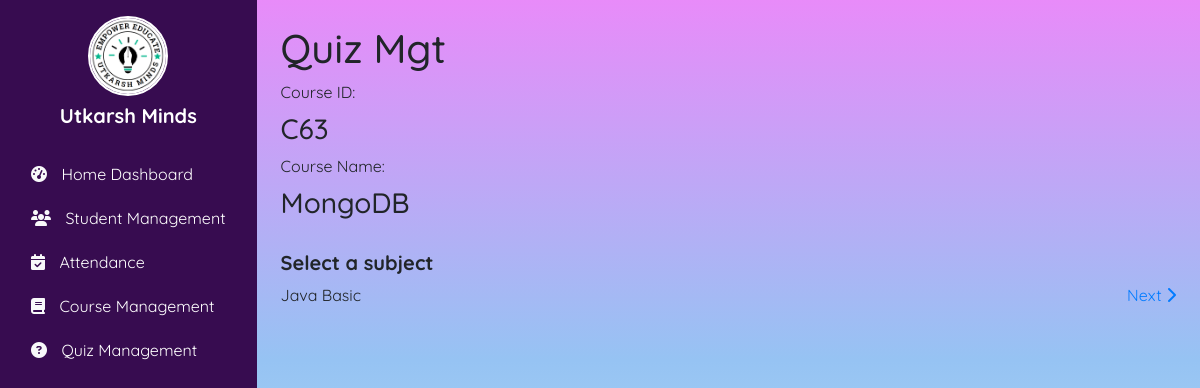
The page /quizmgt/subject_select/C63 on the database as committed earlier.
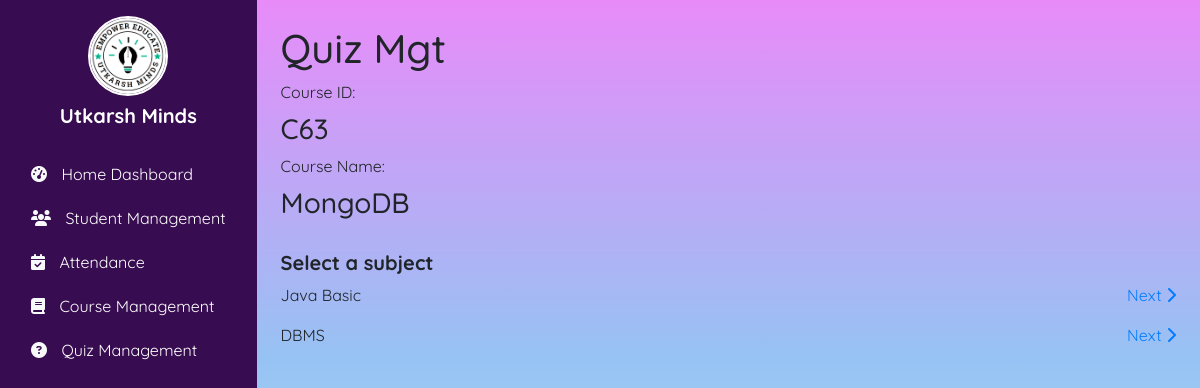
The same page on the database as committed later.
### coursemgt/models.py (models this page shows)
class Subject(models.Model):
    sb_id = models.TextField(primary_key=True)
    sbname = models.CharField(max_length=255)
    courses = models.ManyToManyField(Course, related_name='subjects')
    def __str__(self):
        return self.sbname

### quizmgt/views.py (the view)
# urls.py: path("subject_select/<str:c_id>", views.subject_select),
def subject_select(request, c_id):
    c=Course.objects.get(pk=c_id)
    subjects= c.subjects.all()
    return render(request, 'quizmgt/subject_select.html', {'c': c, 'subjects':subjects})

### dump/quizmgt/templates/quizmgt/subject_select.html (shortened to what this page needs)
{% extends "base.html" %}
{% block body %}
<h1>Quiz Mgt</h1>
    <label for="cid">Course ID: </label>
    <h3>{{c.c_id}}</h3>
    <label for="cname">Course Name: </label>
    <h3>{{c.cname}}</h3>
    <br>
    <h5>Select a subject</h5>
    <div class="list-group">
        {% for s in subjects %}
        <div class="d-flex justify-content-between align-items-center mb-3 course-list-item">
            <span>{{s}}</span>
            <a href="/quizmgt/student_list/{{ c.c_id }}/{{ s.sbname}}" class="next-btn">
                Next <i class="fa-solid fa-chevron-right"></i>
            </a>
        </div>
        {% endfor %}
    </div>
    {% endblock body %}

Rows that differ between the two databases and show on the page:
added Subject: sbname "DBMS"
